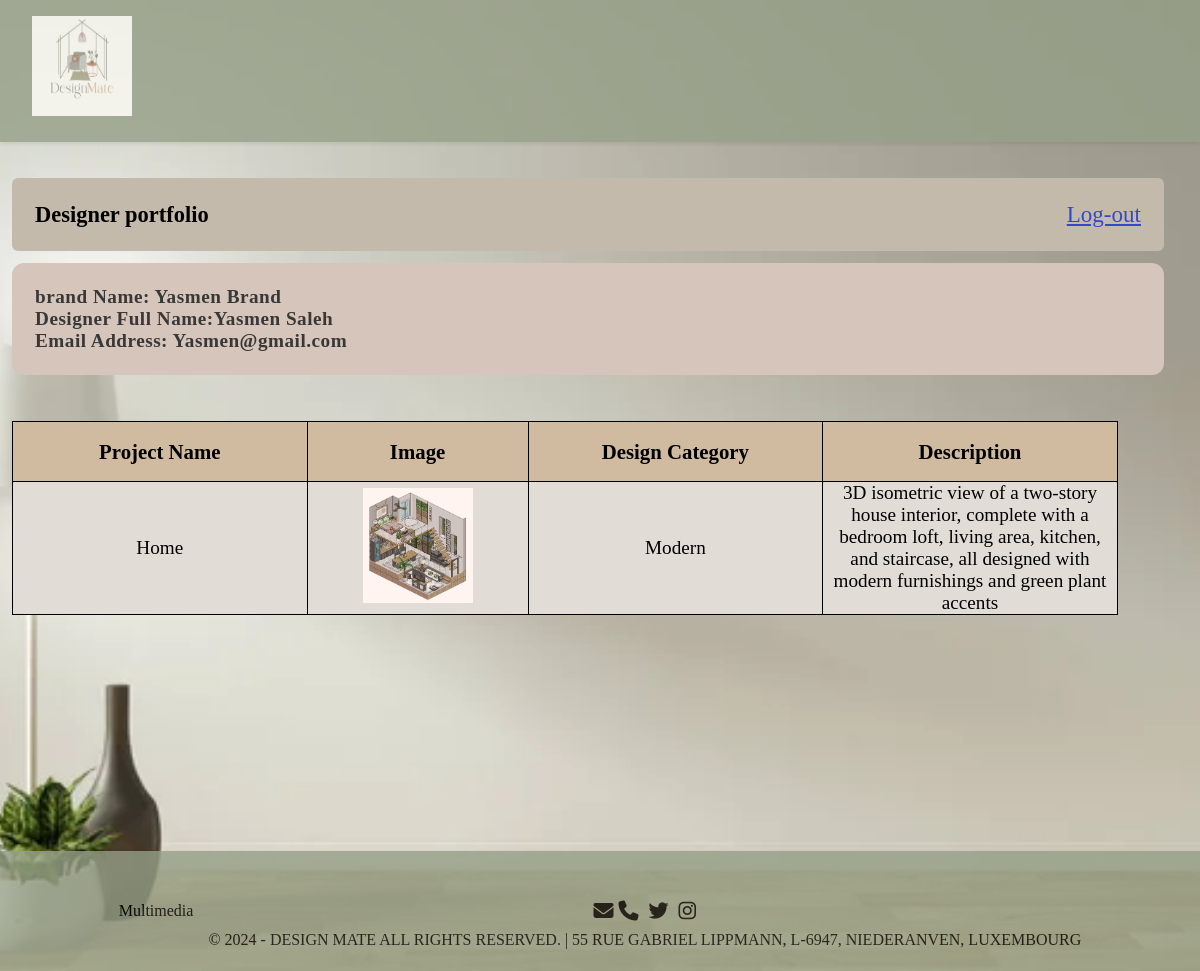
Page /OneDesigner.php?designerId=35 (signed in) on the committed database.
### tables this page shows
CREATE TABLE `designer` (
  `id` int(11) NOT NULL,
  `firstName` varchar(255) NOT NULL,
  `lastName` varchar(255) NOT NULL,
  `emailAddress` varchar(255) NOT NULL,
  `password` varchar(255) NOT NULL,
  `brandName` varchar(255) NOT NULL,
  `logoImgFileName` varchar(255) NOT NULL
);

CREATE TABLE `designportfolioproject` (
  `id` int(11) NOT NULL,
  `designerID` int(11) NOT NULL,
  `projectName` varchar(255) NOT NULL,
  `projectImgFileName` varchar(255) NOT NULL,
  `description` text NOT NULL,
  `designCategoryID` int(11) NOT NULL
);

CREATE TABLE `designcategory` (
  `id` int(11) NOT NULL,
  `category` varchar(255) NOT NULL
);

### fileUpload.php (called while the page is built, shortened)
<?php
function getCategoryOrId($input, $conn) {
    if (is_numeric($input)) {
        $sql = "SELECT category FROM designcategory WHERE id = ?";
        $stmt = $conn->prepare($sql);
        $stmt->bind_param("i", $input);
        $stmt->execute();
        $stmt->bind_result($category);
        return $category;
    }
}
?>

### OneDesigner.php (the view, shortened to what this page needs)
<?php
    include_once 'DB.php';
    include_once 'fileUpload.php';
?>
<!DOCTYPE html>
<html lang="en">
    <head>
        <link rel="stylesheet" href="Designer.css">
        <link rel="stylesheet" href="basics.css">
        <link rel="stylesheet" href="https://cdnjs.cloudflare.com/ajax/libs/font-awesome/6.5.1/css/all.min.css" />
    </head>
    <body>
        <?php
            echo "<header id='Home-header'>";
                echo "<div class='logo-title'>";
                    echo '<img src="image/logo.jpeg" alt="design mate Logo" id="logo">';
                echo '</div>';
            echo "</header>";
            echo "<section id='userInfo'>";
                echo "<div id='tableHeadr-1'>";
                    echo "<h3 id='welcomeText'>Designer portfolio</h3>";
                    echo "<a href='index.php' id='logout'>Log-out</a>";
                echo "</div>";
                $designerID = $_GET['designerId'];
                $sql = "SELECT * FROM `designer` WHERE `id`=".$designerID;
                $result = mysqli_query($conn, $sql);
                $row = mysqli_fetch_assoc($result);
                echo "<div id='designerInfo'>";
                    echo "<ul>";
                    echo "<li>brand Name:<span> ".$row['brandName']."</span></li>";
                        echo "<li>Designer Full Name:<span>".$row['firstName']."  ".$row['lastName']." </span></li>";
                        echo "<li>Email Address:<span> ".$row['emailAddress']."</span></li>";
                    echo "</ul>";
                echo "</div>";
            echo "</section>";
            echo "<section id='table1'>";
                echo "<div id='tableHeadr-2'>";
                echo "</div>";
                echo "<table class='table1' >";
                    $sql = "SELECT * FROM `designportfolioproject` WHERE `designerID`=".$designerID;
                    $result = mysqli_query($conn, $sql);
                    if(mysqli_num_rows($result) > 0) {
                        echo "<thead>";
                            echo "<tr>";
                                echo "<th>Project Name</th>";
                                echo "<th>Image</th>";
                                echo "<th>Design Category</th>";
                                echo "<th>Description</th>";
                            echo "</tr>";
                        echo "</thead>";
                        echo "<tbody>";
                        while ($row = mysqli_fetch_assoc($result)){
                            echo "<tr>";
                                echo "<td style='width:fit-content;'>".$row['projectName']."</td>";
                                echo "<td style='width:20%'><img src='uploads/".$row['projectImgFileName']."' alt='IMAGE DESCRIPTION: Modern living room' style='width:50%; ' ></td>";
                                echo "<td style='width:fit-content;'>".getCategoryOrId($row['designCategoryID'], $conn)."</td>";
                                echo "<td class='des' style='width:fit-content;'>".$row['description']."</td>";
                            echo "</tr>";
                        }
                        echo "</tbody>";
                    } else {
                        echo "<div style='text-align: center;'><strong style='font-size: 40px; color:#801e00;border: 2px solid black; padding: 20px;'>No projects have been uploaded.</strong></div>";
                    }
                echo "</table>";
            echo "</section>";
        ?>
        <footer id="Home-footer">
            Multimedia
            <div class="multimedia">
                <br>
                <div class="icons">
                    <i class="fa-solid fa-envelope">   </i>
                    <i class="fa-solid fa-phone">   </i>
                    <i class="fa-brands fa-twitter icons">   </i>
                    <i class="fa-brands fa-instagram">   </i>
                </div>
                <p>© 2024 - DESIGN MATE ALL RIGHTS RESERVED. | 55 RUE GABRIEL LIPPMANN, L-6947, NIEDERANVEN, LUXEMBOURG</p>
            </div>
        </footer>
    </body>
</html>

### Designer.css (style rules this page uses)
* { padding:0%; margin:0%; box-sizing: border-box; }
body { background-image: url("image/designerBackground.jpg"); background-attachment: fixed; background-position: center; background-size: cover; font: 400 16px 'Calibri', 'Arial'; }
.table1 img { width: 100%; height: auto; }
#logout { float: right; font-size: 1.2em; }
#designerInfo { margin-top: 1%; background-color: #d5c5bb; padding: 2%; border-radius: 1vw; }
#designerInfo li { font-size: 1.0em; font-weight: bold; list-style: none; letter-spacing: 0.5px; color: rgb(57, 56, 56); }
section { padding:1%; display:flex; flex-direction:column; width:97vw; }
table { border-collapse:collapse; width:97%; }
td,th { border: 1px black solid; text-align: center; border-radius: 2px; width:20vw; }
.table1 td:last-child, .table1 td:nth-last-child(2) { width: 6%; }
td { background-color: #e2dcd7; height:10vw; font-size: 1.2em; }
th { background-color: #d0baa0; font-size: 1.3em; }
thead tr { height: 60px; background: #FFED86; }
tbody tr { height: 48px; border-bottom: 1px solid #E3F1D5; }
#tableHeadr-1, #tableHeadr-2 { display: flex; flex-direction: row; justify-content: space-between; align-items: center; }
#tableHeadr-1 { display: flex; flex-direction: row; justify-content: space-between; background-color: #C4BAAB; padding: 2%; border-radius: 0.5vw; }
#tableHeadr-2,#table2 h1 { padding-bottom:2%; }
#userInfo { width: 98vw; font-size: 1.2em; }
.des { padding:0px 2px; }

### basics.css (style rules this page uses)
body { font-family: 'Arial', sans-serif; background-color: #f4f4f4; margin: 0; padding: 0; }
header { text-align: center; background-color: rgb(149, 159, 135); color: #fff; display: flex; justify-content: space-between; align-items: center; padding: 1rem 2rem; box-shadow: 0 2px 4px rgba(0,0,0,0.1); opacity: 0.8; margin-bottom:2%; }
.logo-title { display: flex; align-items: center; gap: 10px; }
#logo { width: 200px; height: 100px; }
header img { max-width: 100px; margin-bottom: 10px; }
footer { display:flex; justify-content: center; align-items: center; position: relative; top: 25vh; width: 100vw; height: 15vh; text-align: center; padding: 20px; background-color: rgb(149, 159, 135); box-shadow: 0 2px 4px rgba(0,0,0,0.1); opacity: 0.8; gap: 15px; margin-top:2%; }
* { font-family: italic; }
.icons { font-size: 20px; padding: 5px; }
a { color: #3647cc; }

### rows in the picture
designer: brandName "Yasmen Brand", firstName "Yasmen", lastName "Saleh", emailAddress "Yasmen@gmail.com"
designportfolioproject: projectName "Home", projectImgFileName (picture), designCategoryID.category "Modern", description "3D isometric view of a two-story house interior, complete with a bedroom loft, living area, kitchen, and staircase, all designed with modern furnishings and green plant accents"
